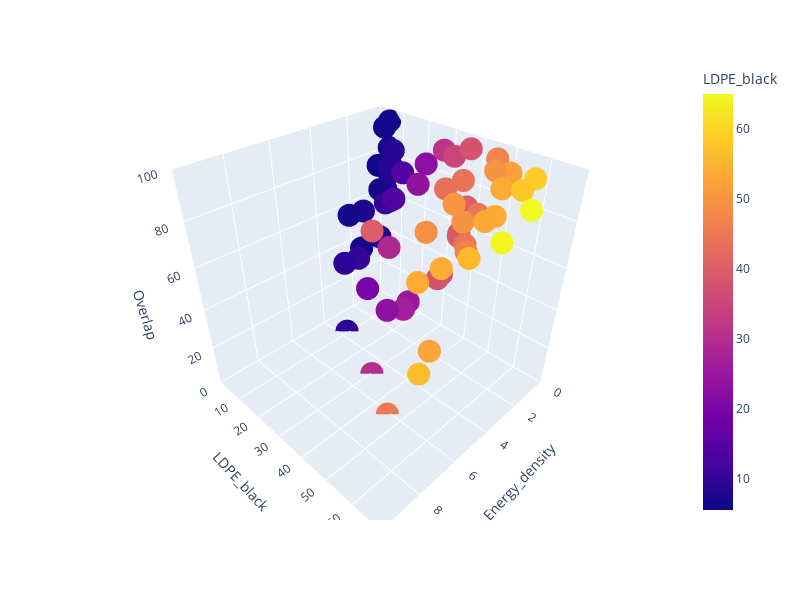
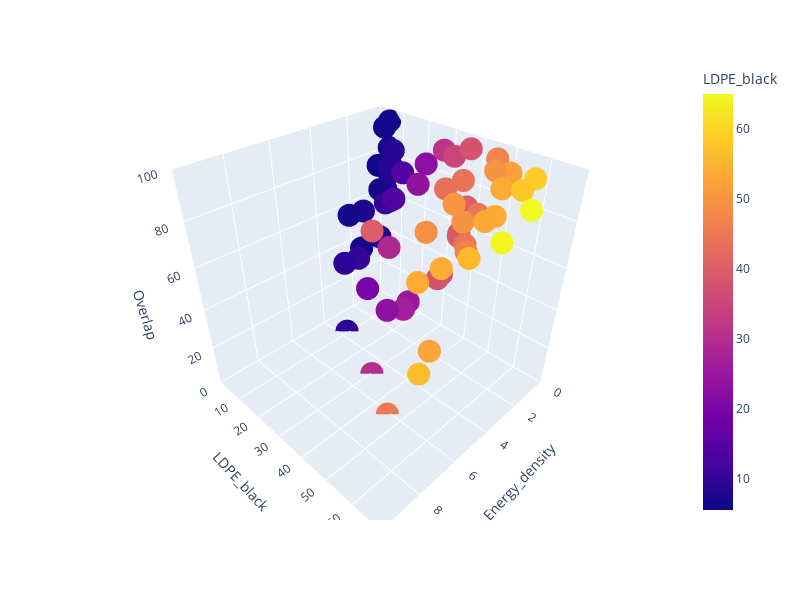

The cell these charts' notebook holds for them, in order:
### Code cell
fig = px.scatter_3d(df, x='Energy_density', y='LDPE_black', z='Overlap',
              color='LDPE_black')

# Adjusting the range of each axis (example values, adjust as needed)
fig.update_layout(scene=dict(
    xaxis=dict(range=[0,10]), # Adjust the range as needed
    yaxis=dict(range=[0,70]), # Adjust the range as needed
    zaxis=dict(range=[0,100])  # Adjust the range as needed
))

# Changing the figure size
fig.update_layout(width=800, height=600) # Adjust the size as needed

# Adjusting aspect ratios (making all axes have the same unit scale)
fig.update_layout(scene=dict(
    aspectmode='cube'  # Other options include 'auto', 'data', 'manual'
    # If you choose 'manual', you must specify aspectratio=dict(x=1, y=1, z=1)
))

fig.show()
fig.show()
